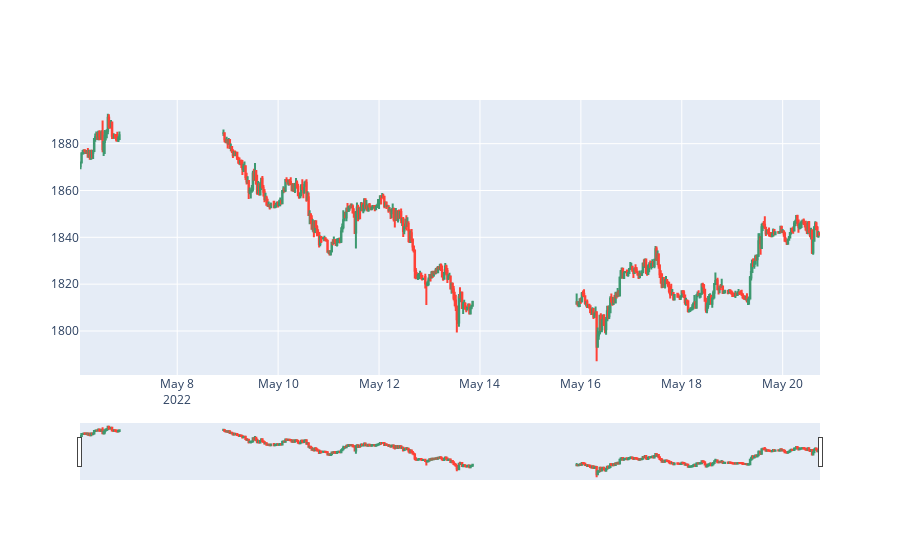

The cell this chart's notebook holds for it:
### Code cell
fig = go.Figure(data=[go.Candlestick(x=df['date'],
                open=df['askopen'], high=df['askhigh'],
                low=df['asklow'], close=df['askclose'])
                     ])

fig.update_layout(xaxis_rangeslider_visible=True)
fig.show()

### Figure 1 — Plotly figure (JSON) as saved in the notebook; plotly's stock layout.template omitted (floating-point values rounded to 4 significant figures; data arrays with more than 128 entries replaced by an {"elided": "..."} marker saying what was removed)
{"data": [{"close": {"elided": "500 float values"}, "high": {"elided": "500 float values"}, "low": {"elided": "500 float values"}, "open": {"elided": "500 float values"}, "type": "candlestick", "x": {"elided": "500 str values"}}], "layout": {"autosize": true, "xaxis": {"autorange": true, "range": ["2022-05-06 01:45", "2022-05-20 17:45"], "rangeslider": {"autorange": true, "range": ["2022-05-06 01:45", "2022-05-20 17:45"], "visible": true, "yaxis": {"_template": null, "rangemode": "match"}}, "type": "date"}, "yaxis": {"autorange": true, "range": [1781.0, 1899.0]}}}
